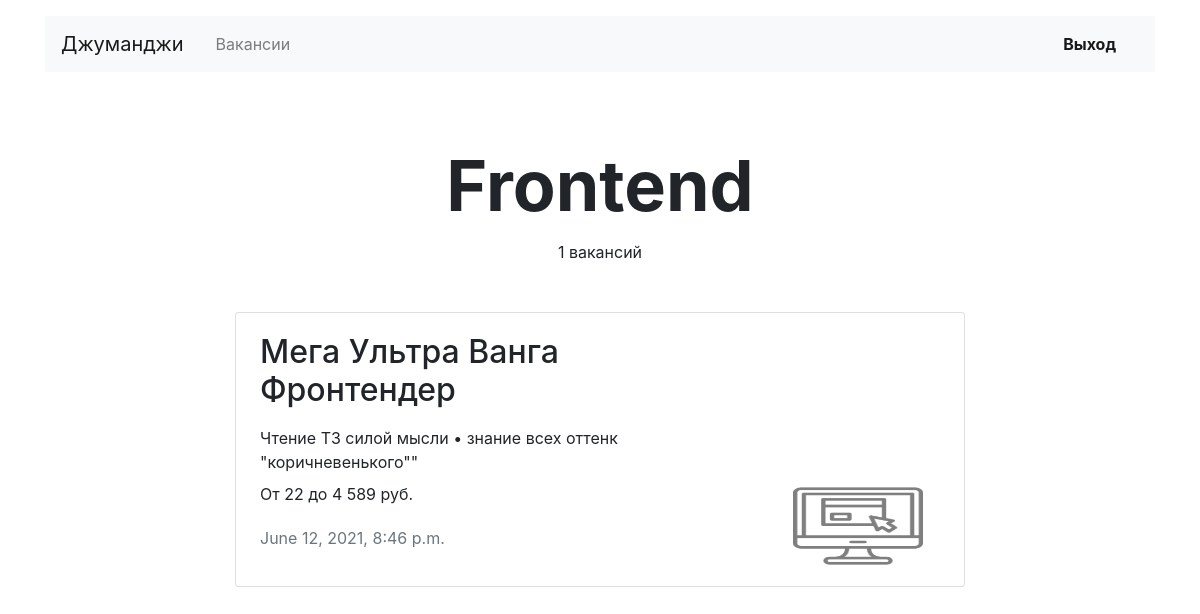
Page /vacancies/cat/frontend/ (signed in) on the committed database.
### step_job/models.py (models this page shows, shortened)
class Specialty(models.Model):
    code = models.CharField(max_length=64, unique=True)
    title = models.CharField(max_length=64)
    picture = models.ImageField(default='https://place-hold.it/100x60', upload_to=MEDIA_SPECIALITY_IMAGE_DIR)
    class Meta:
        verbose_name = "Специализация"
        verbose_name_plural = "Специализации"

class Vacancy(models.Model):
    title = models.CharField(max_length=64)
    specialty = models.ForeignKey(Specialty, on_delete=models.CASCADE, related_name="vacancies")
    company = models.ForeignKey(Company, on_delete=models.CASCADE, related_name="vacancies")
    skills = models.CharField(max_length=64)
    description = models.TextField(max_length=2056)
    salary_min = models.PositiveIntegerField()
    salary_max = models.PositiveIntegerField()
    published_at = models.DateTimeField(auto_now_add=True, blank=True)
    class Meta:
        verbose_name = "Вакансия"
        verbose_name_plural = "Вакансии"

### step_job/views.py (the view)
# urls.py: path('vacancies/cat/<str:specialty>/', ListSpecializationView.as_view(), name="specialization"),
class ListSpecializationView(LoginRequiredMixin,ListView):
    model = Vacancy
    context_object_name = "vacancies"
    template_name = "vacancies.html"
    def get_queryset(self):
        return self.model.objects.filter(specialty__code=self.kwargs['specialty']).select_related("specialty", "company")
    def get_context_data(self, **kwargs):
        context = super().get_context_data(**kwargs)
        context["vacancies_title"] = self.kwargs['specialty'].title
        return context

### step_job/templatetags/filters.py (called while the page is built)
@register.filter
def salary_num(value_int):
    value = str(value_int)
    res = [value[0:len(value) % 3]]
    slice_val = value[len(value) % 3:len(value)]
    for gnum in range(0, len(slice_val), 3):
        res.append(slice_val[gnum:gnum + 3])
    return " ".join(res)

@register.filter
def dot_skill(skills):
    skill_list = skills.split(', ')
    return ' • '.join(skill_list)

### templates/vacancies.html
{% extends "base.html" %}
{% load filters %}
{% block container %}
  <main class="container mt-3">
    <section>
      <h1 class="h1 text-center mx-auto mt-4 pt-5" style="font-size: 70px;"><strong>{{  vacancies_title }}</strong></h1>
      <p class="text-center pt-1">{{  vacancies.count }} вакансий </p>
        {% for vacancy in vacancies %}
            <div class="row mt-5">
            <div class="col-12 col-lg-8 offset-lg-2 m-auto">
              <div class="card mb-4">
                <div class="card-body px-4">
                  <div class="row">
                    <div class="col-12 col-md-8 col-lg-9">
                      <h2 class="h2 pb-2">{{ vacancy.title }}</h2>
                      <p class="mb-2">{{ vacancy.skills|dot_skill }}</p>
                      <p>От {{ vacancy.salary_min|salary_num }} до {{ vacancy.salary_max|salary_num }} руб.</p>
                      <p class="text-muted pt-1"> {{ vacancy.published_at }} </p>
                    </div>
                    <div class="col-12 col-md-4 col-lg-3 d-flex align-items-end">
                      <a href="{% url 'vacancy' vacancy.id %}"><img src="{{ vacancy.specialty.picture}}" width="130" height="80" alt=""></a>
                    </div>
                  </div>
                </div>
              </div>
            </div>
          </div>
    {% endfor %}
    </section>
  </main>
{% endblock container %}

### rows in the picture
Specialty: code "Frontend"
Vacancy: title "Мега Ультра Ванга Фронтендер", skills|dot_skill "Чтение ТЗ силой мысли • знание всех оттенк \"коричневенького\"\"", salary_min|salary_num "22", salary_max|salary_num "4 589", published_at "June 12, 2021, 8:46 p.m.", specialty.picture (picture)

### other values in the picture
{{ vacancies.count }} "1"
